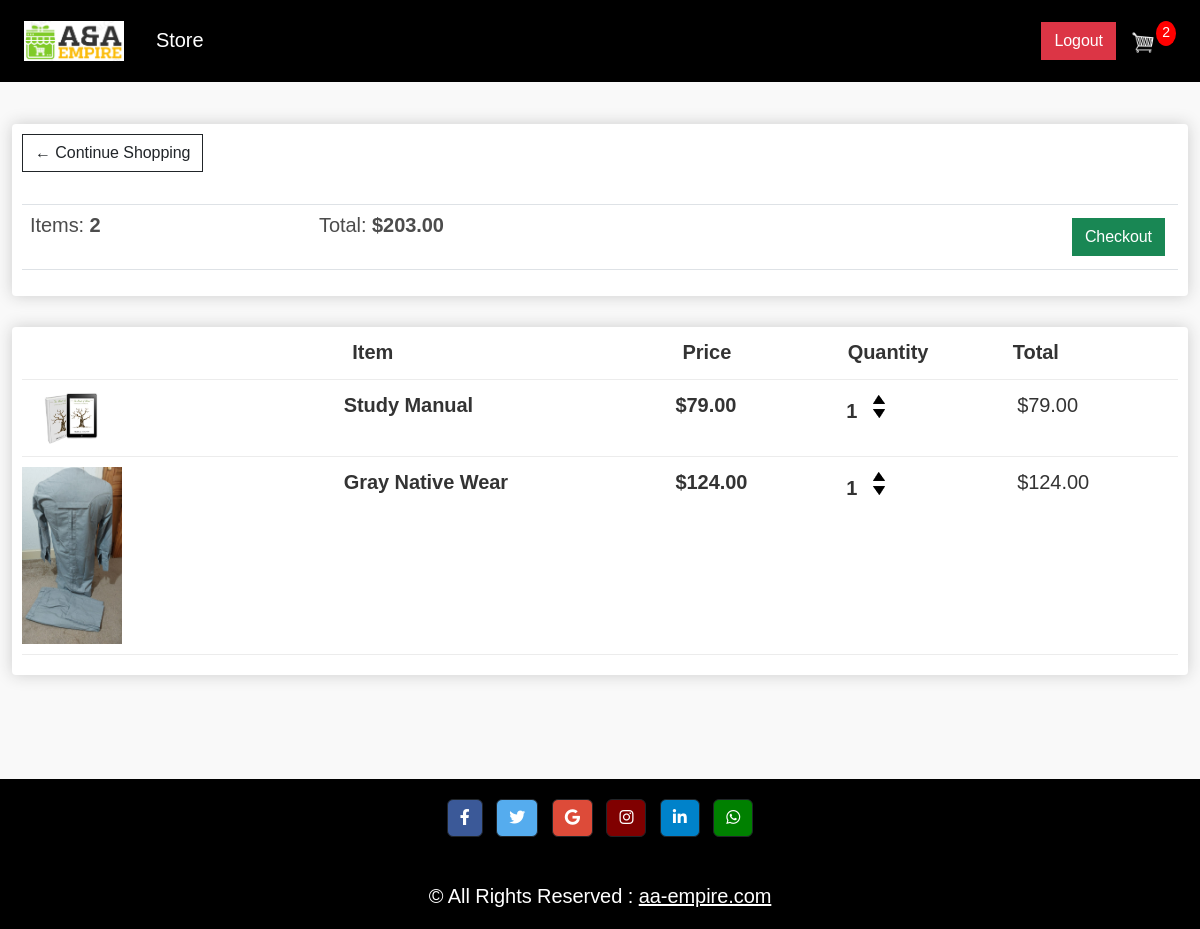
The page /cart/ (signed in) on the database as committed earlier.
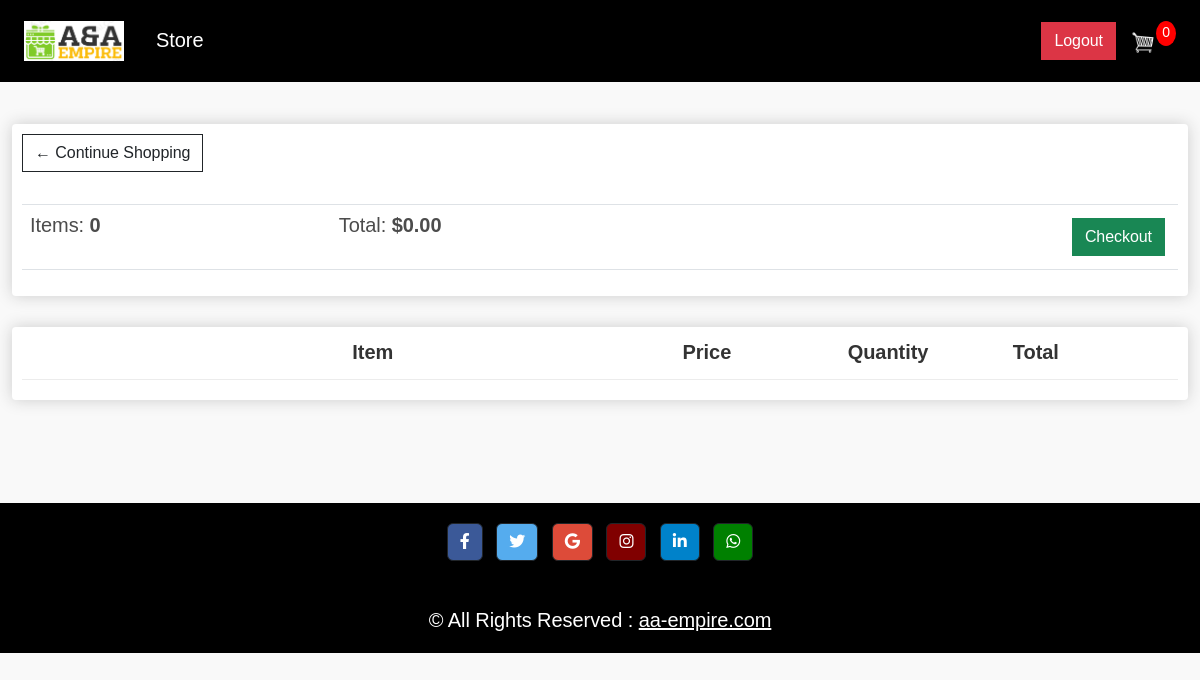
The same page on the database as committed later.
### store/models.py (models this page shows, shortened)
class Order(models.Model):
    customer = models.ForeignKey(
        User, on_delete=models.SET_NULL, null=True, blank=True)
    date_ordered = models.DateTimeField(auto_now_add=True)
    complete = models.BooleanField(default=False)
    transaction_id = models.CharField(max_length=100, null=True)
    @property
    def get_cart_total(self):
        orderitems = self.orderitem_set.all()
        total = sum(item.get_total for item in orderitems)
        return total
    @property
    def get_cart_items(self):
        orderitems = self.orderitem_set.all()
        total = sum(item.quantity for item in orderitems)
        return total

class OrderItem(models.Model):
    product = models.ForeignKey(Product, on_delete=models.SET_NULL, null=True)
    order = models.ForeignKey(Order, on_delete=models.SET_NULL, null=True)
    quantity = models.IntegerField(default=0, null=True, blank=True)
    date_added = models.DateTimeField(auto_now_add=True)
    @property
    def get_total(self):
        total = self.product.price * self.quantity
        return total

class Product(models.Model):
    name = models.CharField(max_length=200)
    price = models.IntegerField()
    digital = models.BooleanField(default=False, null=True, blank=True)
    image = models.ImageField(null=True, blank=True)
    @property
    def imageURL(self):
        try:
            url = self.image.url
        except:
            url = ''
        return url

### store/views.py (the view)
# urls.py: path("cart/", views.cart, name="cart"),
def cart(request):
    data = cartData(request)
    cartItems = data["cartItems"]
    order = data["order"]
    items = data["items"]
    context = {"items": items, "order": order, "cartItems": cartItems}
    return render(request, "store/cart.html", context)

### store/utils.py (called while the page is built)
def cartData(request):
	if request.user.is_authenticated:
		customer = request.user
		order, created = Order.objects.get_or_create(customer=customer, complete=False)
		items = order.orderitem_set.all()
		cartItems = order.get_cart_items
	else:
		cookieData = cookieCart(request)
		cartItems = cookieData['cartItems']
		order = cookieData['order']
		items = cookieData['items']
	return {'cartItems':cartItems ,'order':order, 'items':items}

### store/templates/store/cart.html
{% extends 'main.html' %} {% load static %} {% block content %}
<div class="row">
  <div class="col-lg-12 mb-4">
    <div class="box-element">
      <a class="btn btn-outline-dark" href="{% url 'store' %}"
        >&#x2190; Continue Shopping</a
      >
      <br />
      <br />
      <table class="table">
        <tr>
          <th>
            <h5>Items: <strong>{{order.get_cart_items}}</strong></h5>
          </th>
          <th>
            <h5>
              Total:<strong> ${{order.get_cart_total|floatformat:2}}</strong>
            </h5>
          </th>
          <th>
            <a id="checkout"
              style="float: right; margin: 5px"
              class=" btn btn-success "
              href="{% url 'checkout' %}"
              >Checkout</a
            >
          </th>
        </tr>
      </table>
    </div>
    <br />
    <div class="box-element">
      <div class="cart-row">
        <div style="flex: 2"></div>
        <div id="cart-text" style="flex: 2"><strong>Item</strong></div>
        <div id="cart-text" style="flex: 1"><strong>Price</strong></div>
        <div id="cart-text" style="flex: 1"><strong>Quantity</strong></div>
        <div id="cart-text" style="flex: 1"><strong>Total</strong></div>
      </div>
      {% for item in items %}
      <div class="cart-row">
        <div style="flex: 2">
          <img class="row-image" src="{{item.product.imageURL}}" />
        </div>
        <div class="quantity" style="flex: 2"><p>{{item.product.name}}</p></div>
        <div class="quantity" style="flex: 1"><p>${{item.product.price|floatformat:2}}</p></div>
        <div class="quantity" style="flex: 1">
          <p class="quantity">{{item.quantity}}</p>
          <div class="quantity">
            <img
              data-product="{{item.product.id}}"
              data-action="add"
              class="chg-quantity update-cart"
              src="{% static  'images/arrow-up.png' %}"
            />
            <img
              data-product="{{item.product.id}}"
              data-action="remove"
              class="chg-quantity update-cart"
              src="{% static  'images/arrow-down.png' %}"
            />
          </div>
        </div>
        <div style="flex: 1"><p>${{item.get_total|floatformat:2}}</p></div>
      </div>
      {% endfor %}
    </div>
  </div>
</div>
{% endblock content %}

### templates/main.html (shortened to what this page needs)
<!DOCTYPE html>
{% load static %}
<html>
<head>
  {% url 'store' as store %} {% url 'cart' as cart %} {% url 'checkout' as checkout %} {% url 'register' as register %}
  {% url 'login' as login %}
  <link rel="stylesheet" type="text/css" href="{% static 'assets/bootstrap/css/bootstrap.min.css' %}" />
  <link rel="stylesheet" href="https://cdnjs.cloudflare.com/ajax/libs/font-awesome/6.0.0-beta3/css/all.min.css" />
  <link rel="stylesheet" href="https://cdnjs.cloudflare.com/ajax/libs/twitter-bootstrap/5.3.0/css/bootstrap.min.css" />
  <link rel="stylesheet" href="https://stackpath.bootstrapcdn.com/bootstrap/4.4.1/css/bootstrap.min.css"
 />
  <link href="https://cdn.jsdelivr.net/npm/bootstrap@5.3.0-alpha3/dist/css/bootstrap.min.css" rel="stylesheet"
 />
  <link rel="stylesheet" href="https://cdnjs.cloudflare.com/ajax/libs/font-awesome/6.4.0/css/all.min.css"
 />
  <link rel="stylesheet" type="text/css" href="{% static 'css/main.css' %}" />
</head>
<body>
  <nav class="navbar navbar-expand-lg navbar-dark bg-black px-3  ">
    <a class="navbar-brand" href="/">
      <img id="nav-logo" src="/static/images/logo.png" class="m-2" width="100" alt="logo" style="filter: invert(0)" />
    </a>
    <div class="collapse navbar-collapse" id="navbarSupportedContent">
      <ul class="navbar-nav mr-auto">
        <li class="nav-item active">
          <a class="nav-link" href="{% url 'store' %}">Store <span class="sr-only">(current)</span></a>
        </li>
      </ul>
      <div class="form-inline my-2 my-lg-0 p-2">
        {% if request.user.is_authenticated %}
        <a href="{% url 'logout' %}" class="btn btn-danger">Logout</a>
        {% else %}
        <a href="{% url 'login' %}" class="btn btn-warning">Get Started</a>
        {% endif %}
        <a href="{% url 'cart' %}">
          <img id="cart-icon" src="{% static 'images/cart.png' %}" />
        </a>
        <p id="cart-total">{{cartItems}}</p>
      </div>
    </div>
  </nav>
  <div class="container-fluid">
    <br />
    {% block content %} {% endblock content %}
  </div>
  <br />
  <div class="mt-5">
    <footer class="bg-black text-center text-white">
      <div class="p-3 pb-0">
        <section class="mb-4">
          <a class="btn btn-dark btn-floating m-1 rounded shadow" style="background-color: #3b5998" href="#!"
            role="button"><i class="fab fa-facebook-f"></i></a>
          <a class="btn btn-dark btn-floating m-1 rounded shadow" style="background-color: #55acee" href="#!"
            role="button"><i class="fab fa-twitter"></i></a>
          <a class="btn btn-dark btn-floating m-1 rounded shadow" style="background-color: #dd4b39" href="#!"
            role="button"><i class="fab fa-google"></i></a>
          <a class="btn btn-dark btn-floating m-1 rounded shadow" style="background-color: maroon" href="#!"
            role="button"><i class="fab fa-instagram"></i></a>
          <a class="btn btn-dark btn-floating m-1 rounded shadow" style="background-color: #0082ca" href="#!"
            role="button"><i class="fab fa-linkedin-in"></i></a>
          <a class="btn btn-dark btn-floating m-1 rounded shadow" style="background-color: green" href="#!"
            role="button"><i class="fab fa-whatsapp"></i></a>
        </section>
      </div>
      <div class="text-center p-3" style="background-color: rgba(0, 0, 0, 0.2)">
        © All Rights Reserved :
        <a class="text-white" href="https://aa-empire.vercel.app/">aa-empire.com</a>
      </div>
    </footer>
  </div>
</body>
</html>

### static/css/main.css (style rules this page uses)
* { margin: 0; padding: 0; scroll-behavior: smooth; box-sizing: border-box; list-style-type: none; text-decoration: none; user-select: none; }
html { scroll-behavior: smooth; }
body { background-color: #f9f9f9; font-family: Poppins, sans-serif; color: rgba(0, 0, 0, 0.8); font-weight: 400; line-height: 1.58; letter-spacing: -0.003em; font-size: 20px; }
h1, h2, h3, h4, h5, h6 { color: #4c4c4c; }
.box-element { box-shadow: #ccc 0 0 16px; background-color: #fff; border-radius: 4px; padding: 10px; }
#cart-icon { width: 25px; display: inline-block; margin-left: 15px; }
#cart-total { display: block; text-align: center; color: #fff; background-color: red; width: 20px; height: 25px; border-radius: 50%; font-size: 14px; }
.col-lg-12, .col-lg-4, .col-lg-6, .col-lg-8 { margin-top: 10px; }
.btn { border-radius: 0; }
.cart-row { display: flex; align-items: flex-stretch; padding-bottom: 10px; margin-bottom: 10px; border-bottom: 1px solid #ececec; }

Rows that differ between the two databases and show on the page:
removed Order: get_cart_items "2", get_cart_total "203.00"
removed OrderItem: product.imageURL (picture), product.name "Study Manual", product.price "79.00", quantity "1", get_total "79.00"
removed OrderItem: product.imageURL (picture), product.name "Gray Native Wear", product.price "124.00", quantity "1", get_total "124.00"
now on this page (row edited): Order: get_cart_items "0", get_cart_total "0.00"
Other text that changed with them:
{{ cartItems }}: "2" → "0"
